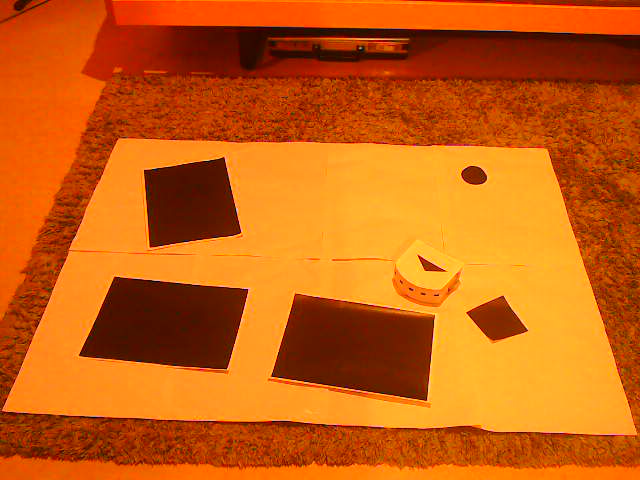
#> input picture IMAGE_TEST10.png, 640 x 480 px
$ python -i cv.py   (imports and definitions only)
#> lines starting #> are read from the running program, lines starting #| are printed output that depends on the picture; after the words box and inside, x2 and y2 are one past the last pixel; in counts of white or black regions, pixels touching at a corner belong together
import cv2
import numpy as np
from matplotlib import pyplot as plt
import time
import math

# [21 lines left out: function get_picture_optimized, not called in this run]

def length_real_to_pixel(length_cm, env_size_cm, map_size):

    L, W = env_size_cm
    height, width = map_size

    # scale factors
    scale_x = width / L
    scale_y = height / W

    # average scale for uniform scaling
    scale = (scale_x + scale_y) / 2

    return length_cm * scale

#================HYPERPARAMETESRS======================

#SiZE OF THE ENVIRONEMENT (cm)
L = 113.5
W = 81.3
Ratio = L/W

#SiZE IN PIXEL OF THE CORRECTED MAP
Y_res = 480
SIZE = [Y_res, int(Y_res*Ratio)]

#SIZE OF THE TRIANGLE (cm)
L_T = 10
H_T = 3.5
L_T_p = length_real_to_pixel(L_T,[L,W], SIZE)
H_T_p = length_real_to_pixel(H_T,[L,W], SIZE)

#SIZE OF THE GOAL (cm)
R_G = 8.4/2

R_G_p = length_real_to_pixel(R_G,[L,W], SIZE)

# AREA RATIO
RATIO_T = (L_T*H_T/2) / (L*W)

#FILTERING PARAMETERS FOR THE ORIGINAL IMAGE
B1_O = 5
B2_O = 50
B3_O = 50
C1_O = 0.5
C2_O = 1.5
M1_O = 8
CL1_O = 2.0
M_O = 5
D_O = 5

#FILTERING PARAMETERS FOR THE CORRECTED IMAGE
B1_C = 10
B2_C = 80
B3_C = 80
C1_C = 0.4
C2_C = 1.6
M1_C = 5
CL1_C = 4.0
M_C = 5
D_C = 5

#FILTERING PARAMETERS FOR ROBOT DETECTION
B1_T = 5
B2_T = 80
B3_T = 80
C1_T = 0.4
C2_T = 1.6
M1_T = 5
CL1_T = 2
M_T = 2
D_T = 2


#PARAMETERS TO DETECT THE ENV
#Min_area_env = 1920*1080*0.01   #Min area in pixel of the env
Min_area_env = 1000
Env_approx = 0.1

#PARAMETERS TO DETECT THE OBSTACLES
Min_area_obs = SIZE[0]*SIZE[1]*0.005   #Min area in pixel of the env
Max_area_obs = SIZE[0]*SIZE[1]*0.5   #Max area in pixel of the env
Obs_approx = 0.01

#PARAMETERS TO DETECT GOAL
Min_area_goal = np.pi * R_G_p * R_G_p *0.8
Max_area_goal = np.pi * R_G_p * R_G_p * 1.8

#PARAMETERS TO DETECT THE ROBOT
Min_area_rob = (L_T_p*H_T_p /2) * 0.2   #Min area in pixel of the env
Max_area_rob =  (L_T_p*H_T_p /2) * 1.8
Rob_approx = 0.08

#ROBOT CARACTERISTICS
R_ROBOT = 6
R_ROBOT_p = length_real_to_pixel(R_ROBOT,[L,W], SIZE)


#SYMBOLS FOR THE MAP
FREE_SPACE = 0
OCCUPIED_SPACE = -1
GOAL = -3

DEBUG = False
#========================================================


#=====GEOMETRICAL FUNCIONS=====
# [42 lines left out: functions orderpoints, find_square, not called in this run]

def find_shape(contour, approx, area_min, area_max = 100000000000) :

    cnt_len = cv2.arcLength(contour, True)
    cnt = cv2.approxPolyDP(contour, approx*cnt_len, True)

    if cv2.contourArea(cnt) > area_min and cv2.contourArea(cnt) < area_max  :
        find = True
        return find, cnt.reshape(-1,2)
    else :
        find = False
        return find, None

def find_triangle(contour, approx, area_min, area_max, image = None) :
    cnt_len = cv2.arcLength(contour, True)
    cnt = cv2.approxPolyDP(contour, approx*cnt_len, True)


    elem = []
    if len(cnt) == 3 and cv2.contourArea(cnt) > area_min and cv2.contourArea(cnt) < area_max:
        cnt = cnt.reshape(-1, 2)
        elem = cnt
        find = True
        return find, elem
    else :
        find = False
        return find, elem
        return find, elem

def find_circle(contour, min_area, max_area) :
    (x, y), radius = cv2.minEnclosingCircle(contour)

    area_contour = cv2.contourArea(contour)
    area_circle = np.pi * radius * radius
    find = False
    circularity = area_contour / area_circle
    circle = []

    if 0.5 < circularity < 1.9 and (area_circle > min_area and area_circle < max_area):

        center = (int(x), int(y))
        radius = int(radius)
        circle = [center,radius]
        find = True
        return find, circle, circularity

    return find, circle, circularity


def get_inter_shape(shapes):
    occupancy = np.zeros((SIZE[0], SIZE[1]))

    for shape in shapes:
        cv2.drawContours(occupancy, [shape], -1, OCCUPIED_SPACE, cv2.FILLED)
    return occupancy

def altitude_line(TOP, B, C):
    """
    Returns the parametric line of the altitude from base B-C to the TOP vertex.
    """
    Tx, Ty = TOP
    Bx, By = B
    Cx, Cy = C

    # base vector
    ux = Cx - Bx
    uy = Cy - By

    # vector from B to TOP
    wx = Tx - Bx
    wy = Ty - By

    # projection scalar to get foot of altitude
    u_dot_u = ux*ux + uy*uy
    t = (wx*ux + wy*uy) / u_dot_u

    # foot of altitude (on base)
    Px = Bx + t*ux
    Py = By + t*uy

    # direction vector from base to TOP
    vx = Tx - Px
    vy = Ty - Py

    return (Px, Py), (vx, vy)

def order_triangle(P1,P2,P3) :
    dist_A = math.dist(P1, P2)
    dist_B = math.dist(P2, P3)
    dist_C = math.dist(P3, P1)

    diff_A_B = abs(dist_A-dist_B)
    diff_B_C = abs(dist_B-dist_C)
    diff_C_A = abs(dist_C-dist_A)

    if diff_A_B < diff_B_C and diff_A_B < diff_C_A :
        TOP = P2
        LEFT = P1
        RIGHT = P3
        confidence = diff_A_B
    elif diff_B_C < diff_A_B and diff_B_C < diff_C_A :
        TOP = P3
        LEFT = P2
        RIGHT = P1
        confidence = diff_B_C
    elif diff_C_A < diff_A_B and diff_C_A < diff_B_C :
        TOP = P1
        LEFT = P3
        RIGHT = P2
        confidence = diff_C_A
    else :
        print("no summit found, adjust threshold")

    ordered = [TOP,LEFT, RIGHT]
    return ordered, confidence

# [18 lines left out: functions get_occupancy, square_overlaps_circle, not called in this run]


def dist_point_to_segment(px, py, ax, ay, bx, by):
    """Distance from point P to segment AB."""
    A = np.array([ax, ay], dtype=float)
    B = np.array([bx, by], dtype=float)
    P = np.array([px, py], dtype=float)

    AB = B - A
    AP = P - A

    t = np.dot(AP, AB) / np.dot(AB, AB)
    t = np.clip(t, 0, 1)  # projection inside segment

    closest = A + t * AB
    return np.linalg.norm(P - closest)

def dist_point_to_polygon(px, py, polygon):
    """Polygon = list/array of (x,y)."""
    min_dist = float('inf')
    n = len(polygon)

    for i in range(n):
        x1, y1 = polygon[i]
        x2, y2 = polygon[(i+1) % n]
        d = dist_point_to_segment(px, py, x1, y1, x2, y2)
        if d < min_dist:
            min_dist = d

    return min_dist

def contour_fixing(image) :
    h, w = image.shape[:2]

    # border width
    b = 10

    image[:b, :] = (255, 255, 255)

    image[h-b:h, :] = (255, 255, 255)

    image[:, :b] = (255, 255, 255)

    image[:, w-b:w] = (255, 255, 255)
    return image


#=====FILTERING FUNCTIONS=====
def filter_image(image, b1, b2, b3, c1, c2, m1, cl1, m, d, env = False, dil = True) :
    """
    INPUT : IMAGE AND FILTER PARAMETERS
    OUTPUT : IMAGE FILTERED
    Apply successive filters to a given image :
    1. Convert to GreyScale
    2. Bilatera filter
    3. Canny edge filter
    4. Morphological filter
    """
    if env :
        image= contour_fixing(image)

    # Grayscale
    gray = cv2.cvtColor(image, cv2.COLOR_BGR2GRAY)

    # Bilateral filter
    filtered_img = cv2.bilateralFilter(gray, b1, b2, b3)


    # Canny edges
    median_val = np.median(gray)
    lower = int(max(0, c1 * median_val))
    upper = int(min(255, c2 * median_val))
    canny_img = cv2.Canny(filtered_img, lower, upper)


    if dil :
        # Morphological filter
        kernel1 = np.ones((m,m), np.uint8)
        kernel2 = np.ones((d,d), np.uint8)
        closed = cv2.morphologyEx(canny_img, cv2.MORPH_CLOSE, kernel1)

        closed = cv2.dilate(closed, kernel2, iterations=1)
        closed = cv2.morphologyEx(closed, cv2.MORPH_CLOSE, kernel1)


        return closed

    else :
        return canny_img


# [44 lines left out: functions matrix_perspective, convert_perspective, pixel_to_world_mm, not called in this run]

def get_robot(image):

    filtered_image = filter_image(image, B1_T, B2_T , B3_T, C1_T, C2_T, M1_T, CL1_T, M_T, D_T, True, True)

    contours, hierarchy = cv2.findContours(filtered_image, cv2.RETR_TREE, cv2.CHAIN_APPROX_SIMPLE)


    triangle =[]
    find_t = False
    confidence = 10
    for cnt in contours:
        find_t, tri= find_triangle(cnt, Rob_approx, Min_area_rob, Max_area_rob, image)
        #print(tri)
        if find_t :
            _, conf = order_triangle(tri[0], tri[1], tri[2])
            if conf < confidence :
                triangle = tri
                confidence = conf

    pos = []
    angle = 0
    if triangle is not None and len(triangle) != 0:

        tri_ordered,_ = order_triangle(triangle[0], triangle[1], triangle[2])
        alt = altitude_line(tri_ordered[0], tri_ordered[1], tri_ordered[2] )
        pos = alt[0]
        angle = np.atan2(alt[1][1],alt[1][0])
        print("ROBOT FOUND")
        Rob = True
    else :
        print("NO ROBOT FOUND")
        Rob = False
    #pos = pixel_to_world_mm(pos)
    return pos, angle, Rob


def get_map(image) :

    filtered_image = filter_image(image, B1_C, B2_C , B3_C, C1_C, C2_C, M1_C, CL1_C, M_C, D_C, True)


    contours, hierarchy = cv2.findContours(filtered_image, cv2.RETR_TREE, cv2.CHAIN_APPROX_SIMPLE)


    robot_pos,_, Rob = get_robot(image)

    shapes =[]
    find_s = False
    find_circ = False
    confidence = 100
    for cnt in contours:
        find_s, shape= find_shape(cnt, Obs_approx, Min_area_obs, Max_area_obs)
        find_c, circle_pot, confidence_pot = find_circle(cnt, Min_area_goal, Max_area_goal)
        if find_s :
            if dist_point_to_polygon(robot_pos[0], robot_pos[1], shape) > R_ROBOT_p :
                shapes.append(shape)
        if find_c:
            if Rob :
                # compute distance between robot and circle
                cx, cy = circle_pot[0]
                rx, ry = robot_pos
                dist = np.hypot(cx - rx, cy - ry)
                # ignore circle if too close to robot
                if abs(confidence_pot - 1) < confidence and dist > R_ROBOT:
                    confidence = abs(confidence_pot - 1)
                    circle = circle_pot
                    find_circ = True
            else :
                if abs(confidence_pot - 1) < confidence :
                    confidence = abs(confidence_pot - 1)
                    circle = circle_pot
                    find_circ = True

    if find_circ:
        cx, cy = circle[0]
        r = circle[1]

        shapes = [
            sh for sh in shapes
            if dist_point_to_polygon(cx, cy, sh) > r+3
            ]


    map_ = get_inter_shape(shapes)


    if find_circ :
        (cx, cy) = circle[0]
        radius = circle[1]
        # Dimensions
        h, w = map_.shape

        # Grille de coordonnées
        Y, X = np.ogrid[:h, :w]

        # Condition du disque (distance <= rayon)
        dist_mask = (X - cx)**2 + (Y - cy)**2 <= radius**2

        # Application
        map_[dist_mask] = GOAL


        map_[cy,cx] = GOAL


    print("MAP ANALYZED : ")
    if find_circ:
       print("GOAL FOUND")
    else:
        print("NO GOAL DETECTED")

    return map_

>>> import cv2
>>> picture = cv2.imread('../IMAGE_TEST10.png')
#> picture is the input picture: shape (480, 640, 3); mean B, G, R 15.6, 96.1, 201
>>> result = get_map(picture)
#> in filter_image, `gray = cv2.cvtColor(image, cv2.COLOR_BGR2GRAY)`:
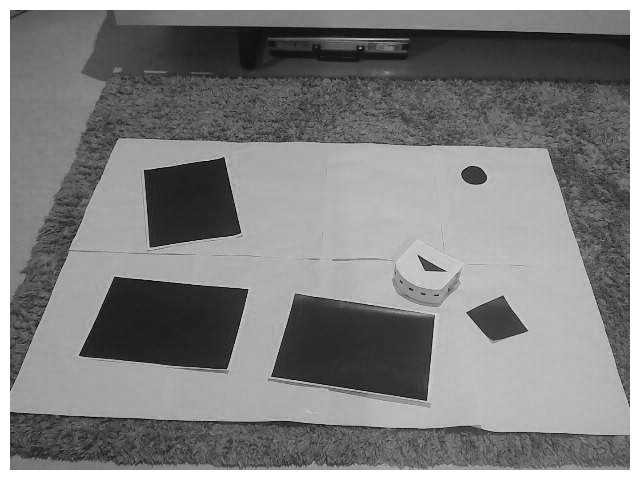
#> gray: shape (480, 640); min 2, max 255, mean 128.4
#> in filter_image, `median_val = np.median(gray)`: median_val = 126
#> in filter_image, `lower = int(max(0, c1 * median_val))`: lower = 50
#> in filter_image, `upper = int(min(255, c2 * median_val))`: upper = 201
#> in filter_image, `canny_img = cv2.Canny(filtered_img, lower, upper)`:
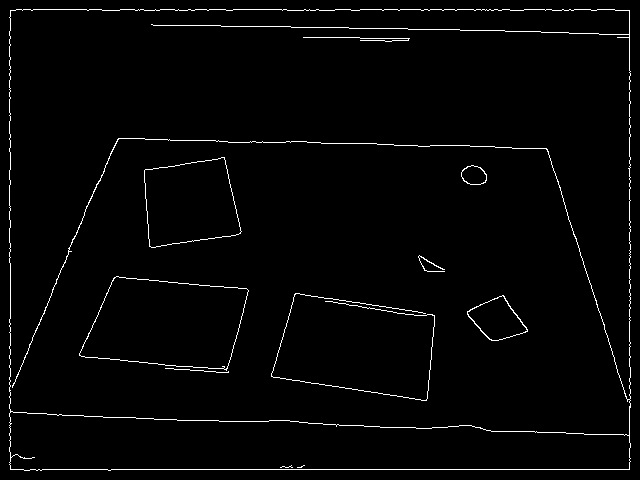
#> canny_img: shape (480, 640); 2% white in thin lines or dots
#> in filter_image, `closed = cv2.morphologyEx(canny_img, cv2.MORPH_CLOSE, kernel1)`: closed: shape (480, 640); 2.4% white in thin lines or dots
#> in filter_image, `closed = cv2.dilate(closed, kernel2, iterations=1)`: closed: shape (480, 640); 10.8% white; 8 white regions, largest, box (x1, y1, x2, y2) and area: (7, 7, 633, 473) 22987, (269, 291, 437, 403) 2982, (77, 274, 251, 375) 2772
#> in filter_image, `closed = cv2.morphologyEx(closed, cv2.MORPH_CLOSE, kernel1)`:
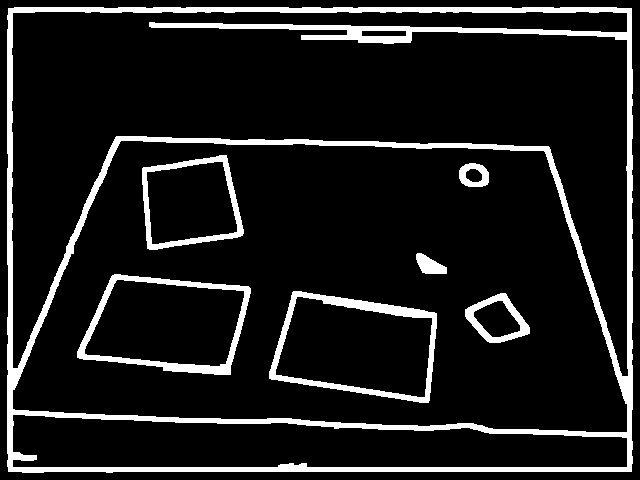
#> closed: shape (480, 640); 10.9% white; 7 white regions
#> in get_map, `contours, hierarchy = cv2.findContours(filtered_image, cv2.RETR_TREE, ..`: contours = 16 contours; largest, box (x1, y1, x2, y2) and area: (7, 7, 633, 473) 289628, (12, 140, 628, 433) 145979, (11, 11, 629, 377) 98576, (12, 414, 628, 468) 25172, (269, 291, 437, 403) 13965
#> call 2 of filter_image, with b1 = 5, b2 = 80, b3 = 80, c1 = 0.4, c2 = 1.6, m1 = 5, cl1 = 2, m = 2
#> in filter_image (call 2), `canny_img = cv2.Canny(filtered_img, lower, upper)`: canny_img: shape (480, 640); 2.5% white in thin lines or dots
#> in filter_image (call 2), `closed = cv2.morphologyEx(canny_img, cv2.MORPH_CLOSE, kernel1)`: closed: shape (480, 640); 2.6% white in thin lines or dots
#> in filter_image (call 2), `closed = cv2.dilate(closed, kernel2, iterations=1)`: closed: shape (480, 640); 5.3% white in thin lines or dots
#> in filter_image (call 2), `closed = cv2.morphologyEx(closed, cv2.MORPH_CLOSE, kernel1)`:
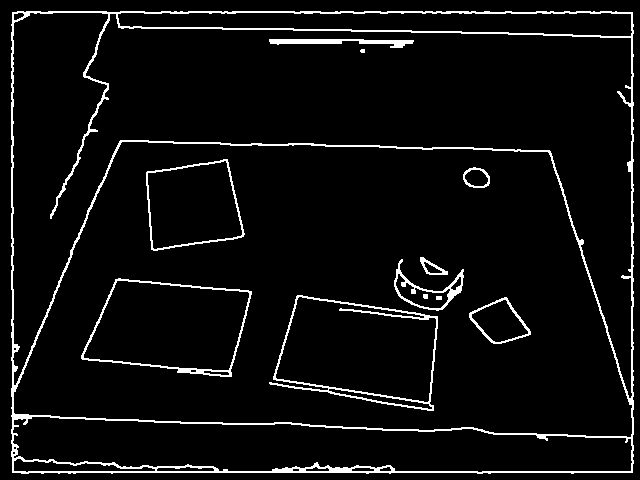
#> closed: shape (480, 640); 5.4% white in thin lines or dots
#> in get_robot, `contours, hierarchy = cv2.findContours(filtered_image, cv2.RETR_TREE, ..`: contours = 37 contours, 8 with area under 20; largest, box (x1, y1, x2, y2) and area: (11, 11, 634, 474) 286065, (13, 141, 633, 438) 148795, (12, 12, 633, 399) 95100, (12, 416, 633, 473) 25215, (269, 295, 438, 411) 13830
#> the loop in get_robot, `for cnt in contours:` made 37 passes
#> (cnt_len in find_triangle, find in find_triangle, find_t, dist_A in order_triangle, dist_B in order_triangle, dist_C in order_triangle, diff_A_B in order_triangle, diff_B_C in order_triangle) on pass 24: (190.9, True, True, 56.82, 34.06, 33.12, 22.77, 0.938)
#> (cnt_len in find_triangle, find in find_triangle, find_t, tri, dist_A in order_triangle, dist_B in order_triangle, dist_C in order_triangle, diff_A_B in order_triangle) on pass 27: (75.7, True, True, [[420, 257], [426, 273], [447, 274]], 17.09, 21.02, 31.91, 3.94)
#> after the loop in get_robot, `for cnt in contours:`: confidence = 0.938
#> in get_robot, `tri_ordered,_ = order_triangle(triangle[0], triangle[1], triangle[2])`: tri_ordered = [[413, 303], [447, 301], [397, 274]]
#> in altitude_line, `Tx, Ty = TOP`: Tx = 413; Ty = 303
#> in altitude_line, `Bx, By = B`: Bx = 447; By = 301
#> in altitude_line, `Cx, Cy = C`: Cx = 397; Cy = 274
#> in altitude_line, `ux = Cx - Bx`: ux = -50
#> in altitude_line, `uy = Cy - By`: uy = -27
#> in altitude_line, `wx = Tx - Bx`: wx = -34
#> in altitude_line, `wy = Ty - By`: wy = 2
#> in altitude_line, `u_dot_u = ux*ux + uy*uy`: u_dot_u = 3229
#> in altitude_line, `t = (wx*ux + wy*uy) / u_dot_u`: t = 0.51
#> in altitude_line, `Px = Bx + t*ux`: Px = 421.5
#> in altitude_line, `Py = By + t*uy`: Py = 287.2
#> in altitude_line, `vx = Tx - Px`: vx = -8.51
#> in altitude_line, `vy = Ty - Py`: vy = 15.76
#> in get_robot, `alt = altitude_line(tri_ordered[0], tri_ordered[1], tri_ordered[2] )`: alt = ((421.5, 287.2), (-8.51, 15.76))
#> in get_robot, `pos = alt[0]`: pos = (421.5, 287.2)
#> in get_robot, `angle = np.atan2(alt[1][1],alt[1][0])`: angle = 2.07
#> in get_map, `robot_pos,_, Rob = get_robot(image)`: robot_pos = (421.5, 287.2); Rob = True
#> the loop in get_map, `for cnt in contours:` made 16 passes
#> (cnt_len in find_shape, find_s, x in find_circle, y in find_circle, radius in find_circle, area_contour in find_circle, area_circle in find_circle) on pass 5: (135.2, False, 496.5, 321, 25, 1111, 1989.4)
#> (cnt_len in find_shape, find_s, x in find_circle, y in find_circle, radius in find_circle, area_contour in find_circle, area_circle in find_circle) on passes 3, 8, 9: (1687.8, True, 321.4, 369.3, 311.8, 145979, 305409.1), (496.8, True, 163.5, 322.5, 93.13, 12993, 27245.5), (448.3, True, 164, 322, 85.8, 10652, 23125.3)
#> the loop in get_inter_shape, `for shape in shapes:` made 7 passes
#> shape on passes 5 to 6: [[226, 155], [142, 168], [147, 248], [242, 235]], [[222, 161], [237, 231], [152, 244], [146, 172]]
#> after the loop in get_inter_shape, `for shape in shapes:`:
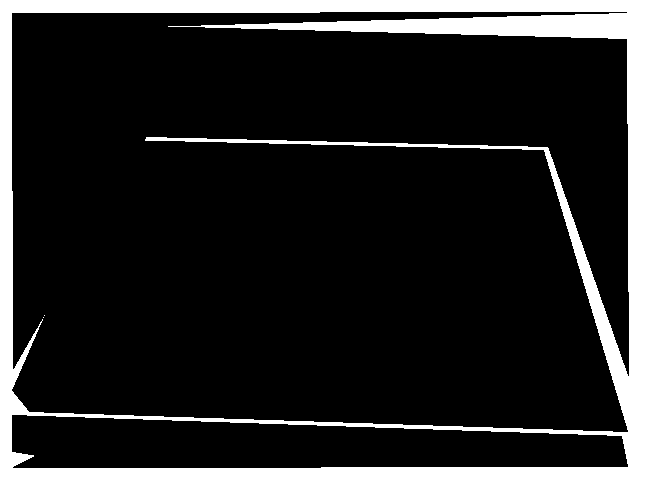
#> occupancy: shape (480, 670) float64; values -1 (black) and 0 (white), 17.1% white; 3 white regions (2 under 20 px), largest, box (x1, y1, x2, y2) and area: (0, 0, 670, 480) 55003
#> in get_map, `dist_mask = (X - cx)**2 + (Y - cy)**2 <= radius**2`:
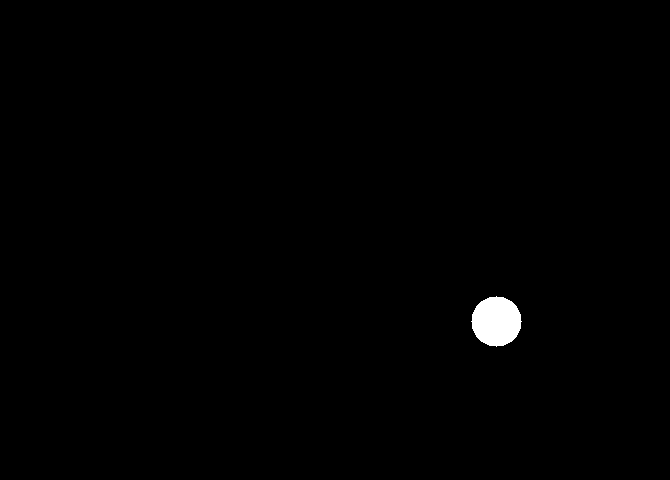
#> dist_mask: shape (480, 670) bool; 0.61% white; 1 white region, box (x1, y1, x2, y2) and area: (471, 296, 522, 347) 1961
#> in get_map, `map_[dist_mask] = GOAL`:
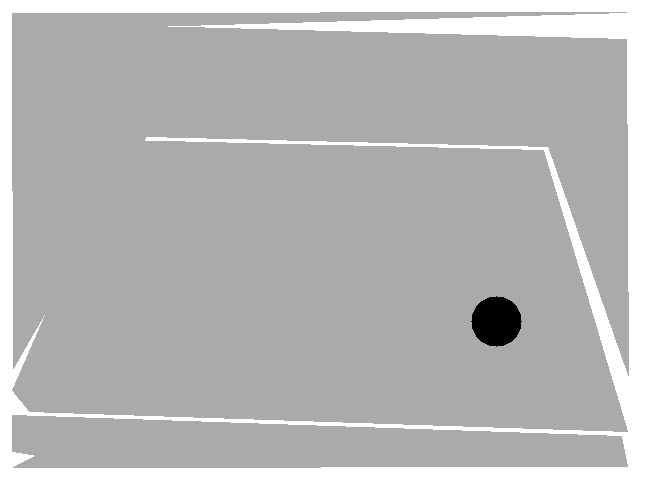
#> map_: shape (480, 670) float64; 0.61% of pixels changed, all inside (x1, y1, x2, y2) = (471, 296, 522, 347); drawn with min black and max white
